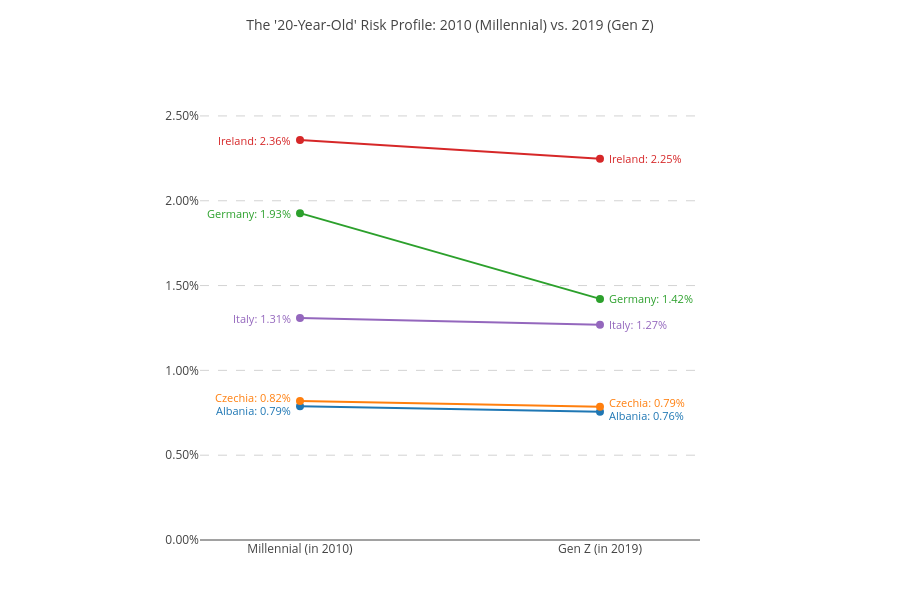

The notebook cell this image was saved under:
### Code cell
fig = go.Figure()
offsets = {'Albania': -0.002, 'Czechia': 0.002}

colors = {
    'Albania': '#1f77b4',
    'Czechia': '#ff7f0e',
    'Germany': '#2ca02c',
    'Ireland': '#d62728',
    'Italy': '#9467bd'
}

for country in pivot_peer.index:
    val_2010 = pivot_peer.loc[country, 2010]
    val_2019 = pivot_peer.loc[country, 2019]
    color = colors.get(country, 'grey')

    # Draw line
    fig.add_trace(go.Scatter(
        x=[2010, 2019],
        y=[val_2010, val_2019],
        mode='lines+markers',
        name=country,
        line=dict(color=color, width=2),
        marker=dict(size=8),
        hovertemplate=f'<b>{country}</b><br>Year: %{{x}}<br>Prevalence: %{{y:.2%}}<extra></extra>'
    ))

    # Left label
    fig.add_annotation(
        x=2009.8, y=val_2010,
        text=f'{country}: {val_2010*100:.2f}%',
        xanchor='right', showarrow=False,
        font=dict(size=11, color=color),
        yshift=offsets.get(country,0) *2000
    )

    # Right label
    fig.add_annotation(
        x=2019.2, y=val_2019,
        text=f'{country}: {val_2019*100:.2f}%',
        xanchor='left', showarrow=False,
        font=dict(size=11, color=color),
        yshift=offsets.get(country,0) *2000
    )

fig.update_layout(
    title=dict(text="The '20-Year-Old' Risk Profile: 2010 (Millennial) vs. 2019 (Gen Z)", font=dict(size=14)),
    plot_bgcolor='white',
    showlegend=False,
    height=600,
    width=900,
    xaxis=dict(
        tickvals=[2010, 2019],
        ticktext=['Millennial (in 2010)', 'Gen Z (in 2019)'],
        showgrid=False,
        range=[2007, 2022]
    ),
    yaxis=dict(
        tickformat='.2%',
        showgrid=True,
        gridcolor='lightgrey',
        griddash='dash',
        gridwidth=1,
        range=[0, pivot_peer.values.max() * 1.2]  # 20% headroom above max value
    ),
    margin=dict(l=200, r=200, t=60, b=60)
)

fig.show()

### Figure 1 — Plotly figure (JSON) as saved in the notebook; plotly's stock layout.template omitted (floating-point values rounded to 4 significant figures)
{"data": [{"hovertemplate": "<b>Albania</b><br>Year: %{x}<br>Prevalence: %{y:.2%}<extra></extra>", "line": {"color": "#1f77b4", "width": 2}, "marker": {"size": 8}, "mode": "lines+markers", "name": "Albania", "type": "scatter", "x": [2010, 2019], "y": [0.007886, 0.007564]}, {"hovertemplate": "<b>Czechia</b><br>Year: %{x}<br>Prevalence: %{y:.2%}<extra></extra>", "line": {"color": "#ff7f0e", "width": 2}, "marker": {"size": 8}, "mode": "lines+markers", "name": "Czechia", "type": "scatter", "x": [2010, 2019], "y": [0.008187, 0.007858]}, {"hovertemplate": "<b>Germany</b><br>Year: %{x}<br>Prevalence: %{y:.2%}<extra></extra>", "line": {"color": "#2ca02c", "width": 2}, "marker": {"size": 8}, "mode": "lines+markers", "name": "Germany", "type": "scatter", "x": [2010, 2019], "y": [0.01927, 0.01421]}, {"hovertemplate": "<b>Ireland</b><br>Year: %{x}<br>Prevalence: %{y:.2%}<extra></extra>", "line": {"color": "#d62728", "width": 2}, "marker": {"size": 8}, "mode": "lines+markers", "name": "Ireland", "type": "scatter", "x": [2010, 2019], "y": [0.02358, 0.02248]}, {"hovertemplate": "<b>Italy</b><br>Year: %{x}<br>Prevalence: %{y:.2%}<extra></extra>", "line": {"color": "#9467bd", "width": 2}, "marker": {"size": 8}, "mode": "lines+markers", "name": "Italy", "type": "scatter", "x": [2010, 2019], "y": [0.01309, 0.01269]}], "layout": {"annotations": [{"font": {"color": "#1f77b4", "size": 11}, "showarrow": false, "text": "Albania: 0.79%", "x": 2010.0, "xanchor": "right", "y": 0.007886, "yshift": -4}, {"font": {"color": "#1f77b4", "size": 11}, "showarrow": false, "text": "Albania: 0.76%", "x": 2019.0, "xanchor": "left", "y": 0.007564, "yshift": -4}, {"font": {"color": "#ff7f0e", "size": 11}, "showarrow": false, "text": "Czechia: 0.82%", "x": 2010.0, "xanchor": "right", "y": 0.008187, "yshift": 4}, {"font": {"color": "#ff7f0e", "size": 11}, "showarrow": false, "text": "Czechia: 0.79%", "x": 2019.0, "xanchor": "left", "y": 0.007858, "yshift": 4}, {"font": {"color": "#2ca02c", "size": 11}, "showarrow": false, "text": "Germany: 1.93%", "x": 2010.0, "xanchor": "right", "y": 0.01927, "yshift": 0}, {"font": {"color": "#2ca02c", "size": 11}, "showarrow": false, "text": "Germany: 1.42%", "x": 2019.0, "xanchor": "left", "y": 0.01421, "yshift": 0}, {"font": {"color": "#d62728", "size": 11}, "showarrow": false, "text": "Ireland: 2.36%", "x": 2010.0, "xanchor": "right", "y": 0.02358, "yshift": 0}, {"font": {"color": "#d62728", "size": 11}, "showarrow": false, "text": "Ireland: 2.25%", "x": 2019.0, "xanchor": "left", "y": 0.02248, "yshift": 0}, {"font": {"color": "#9467bd", "size": 11}, "showarrow": false, "text": "Italy: 1.31%", "x": 2010.0, "xanchor": "right", "y": 0.01309, "yshift": 0}, {"font": {"color": "#9467bd", "size": 11}, "showarrow": false, "text": "Italy: 1.27%", "x": 2019.0, "xanchor": "left", "y": 0.01269, "yshift": 0}], "height": 600, "margin": {"b": 60, "l": 200, "r": 200, "t": 60}, "plot_bgcolor": "white", "showlegend": false, "title": {"font": {"size": 14}, "text": "The '20-Year-Old' Risk Profile: 2010 (Millennial) vs. 2019 (Gen Z)"}, "width": 900, "xaxis": {"range": [2007, 2022], "showgrid": false, "ticktext": ["Millennial (in 2010)", "Gen Z (in 2019)"], "tickvals": [2010, 2019]}, "yaxis": {"gridcolor": "lightgrey", "griddash": "dash", "gridwidth": 1, "range": [0, 0.0283], "showgrid": true, "tickformat": ".2%"}}}
